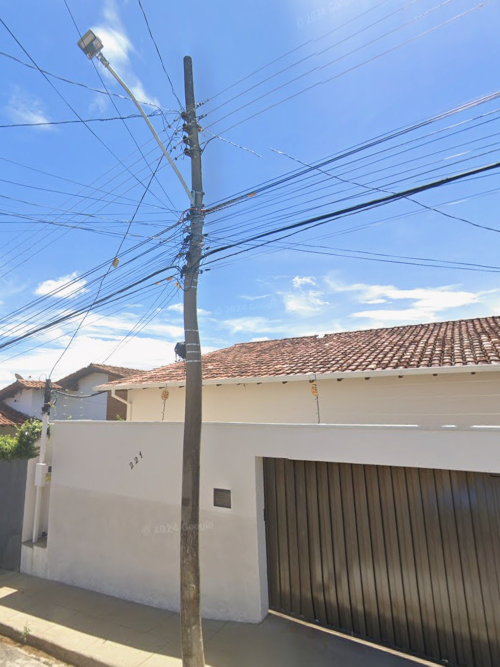
#> input picture TESTE/teste_1.jpg, 1000 x 1333 px (shown at 1/2 size)
$ python -i teste_gerar_imagens.py   (imports and definitions only)
#> lines starting #> are read from the running program, lines starting #| are printed output that depends on the picture; after the words box and inside, x2 and y2 are one past the last pixel; in counts of white or black regions, pixels touching at a corner belong together
# -*- coding: utf-8 -*-
"""Script de TESTE avulso: gera imagens a partir de links do Street View e
salva na pasta TESTE/ na raiz do projeto -- nao mexe em nenhuma planilha
(links_pendentes.xlsx, relatorios, etc) nem em POSTES UTILIZADOS. Serve so
pra conferir visualmente o resultado do recorte/remocao de marca d'agua
antes de rodar o pipeline de verdade.

Uso: python teste_gerar_imagens.py "<url1>" "<url2>" ...
"""
import os
import sys
import math

import numpy as np
import cv2
from PIL import Image
from playwright.sync_api import sync_playwright

from link_cleanup import remove_watermark_v3

ROOT = os.path.dirname(os.path.dirname(os.path.abspath(__file__)))
TEST_DIR = os.path.join(ROOT, "TESTE")

VIEWPORT = {"width": 2547, "height": 1532}
TOP_MARGIN, BOTTOM_MARGIN = 175, 145
LEFT_UI_EXCLUDE = 350
RIGHT_UI_EXCLUDE = 2547 - 120
OUT_W, OUT_H = 1000, 1333


def find_pole_x(arr):
    gray = cv2.cvtColor(arr, cv2.COLOR_RGB2GRAY)
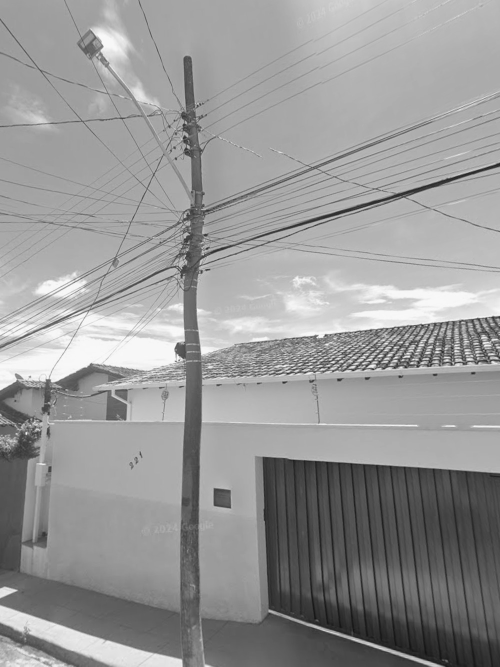
#> gray: shape (1333, 1000) (shown at 1/2 size); min 14, max 255, mean 151.3
    edges = cv2.Canny(gray, 50, 150)
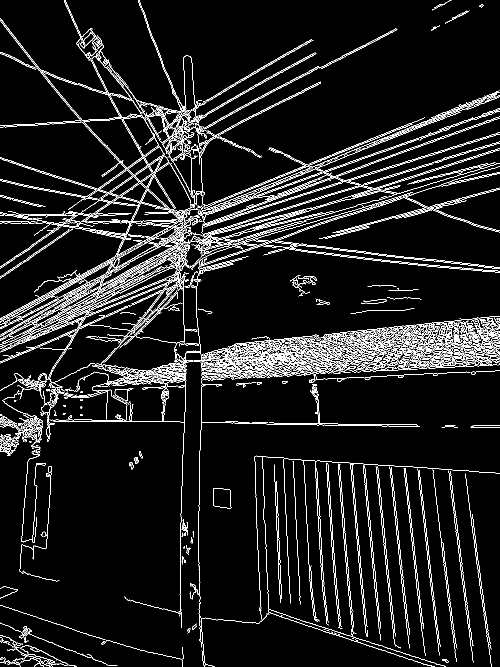
#> edges: shape (1333, 1000) (shown at 1/2 size); 7.2% white in thin lines or dots
    edges[:, :LEFT_UI_EXCLUDE] = 0
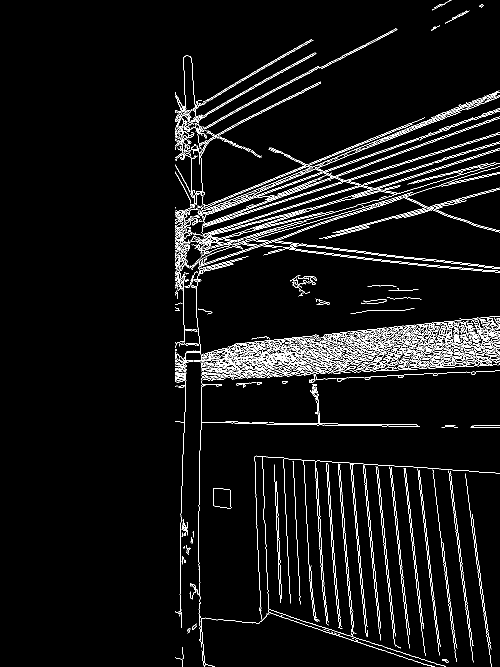
#> edges: shape (1333, 1000) (shown at 1/2 size); 4.6% white in thin lines or dots, all inside (x1, y1, x2, y2) = (350, 0, 1000, 1333)
    edges[:, RIGHT_UI_EXCLUDE:] = 0
    h, w = edges.shape
#> h = 1333; w = 1000
    lines = cv2.HoughLinesP(edges, 1, np.pi / 180, threshold=80, minLineLength=int(h * 0.25), maxLineGap=15)
#> lines = 42 rows, first 6: [351, 444, 994, 185], [478, 424, 928, 260], [354, 434, 848, 235], [397, 419, 820, 249], [407, 447, 994, 234], [536, 720, 993, 696]
    if lines is None:
        return None
    cx = (LEFT_UI_EXCLUDE + RIGHT_UI_EXCLUDE) / 2
    best_score, best_mid = 0.0, None
    for (x1, y1, x2, y2) in lines[:, 0, :]:
        dx, dy = x2 - x1, y2 - y1
        length = math.hypot(dx, dy)
        if length < 1:
            continue
        angle = abs(math.degrees(math.atan2(dx, dy)))
        if angle > 6:
            continue
        mid_x = (x1 + x2) / 2
        centrality = max(0.0, 1 - abs(mid_x - cx) / (w * 0.4))
        lowness = max(0.0, 1 - (min(y1, y2) / (h * 0.75)))
        score = length * (0.3 + 0.7 * centrality) * (0.4 + 0.6 * lowness)
        if score > best_score:
            best_score, best_mid = score, mid_x
#> this loop made 42 passes
#> (x1, y1, x2, y2, dx, dy, length, angle) on passes 1 to 12: (351, 444, 994, 185, 643, -259, 693.2, 111.9), (478, 424, 928, 260, 450, -164, 479, 110), (354, 434, 848, 235, 494, -199, 532.6, 111.9), (397, 419, 820, 249, 423, -170, 455.9, 111.9), (407, 447, 994, 234, 587, -213, 624.5, 109.9), (536, 720, 993, 696, 457, -24, 457.6, 93.01), (404, 753, 768, 734, 364, -19, 364.5, 92.99), (470, 687, 999, 632, 529, -55, 531.9, 95.94), (864, 936, 912, 1322, 48, 386, 389, 7.09), (433, 727, 864, 719, 431, -8, 431.1, 91.06), (754, 929, 790, 1271, 36, 342, 343.9, 6.01), (495, 721, 986, 687, 491, -34, 492.2, 93.96)
#> after the loop, best_score = 0
    return best_mid


# [49 lines left out: function main, not called in this run]


# [2 lines not run here, left out]

>>> import cv2
>>> picture = cv2.cvtColor(cv2.imread('../TESTE/teste_1.jpg'), cv2.COLOR_BGR2RGB)
>>> result = find_pole_x(picture)
